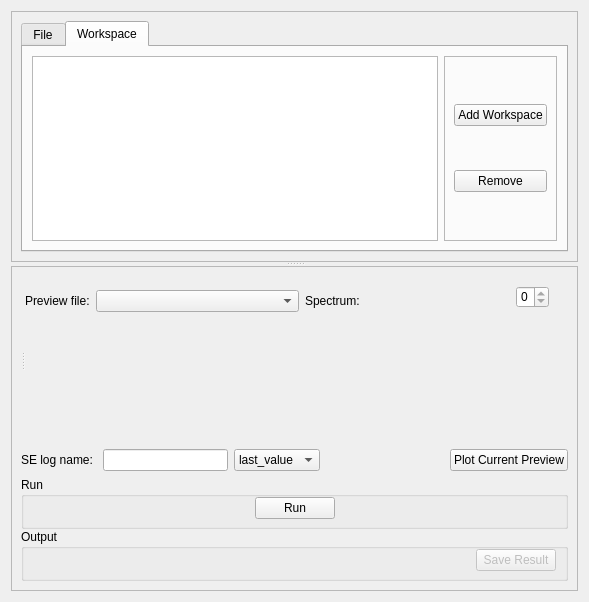
<?xml version="1.0" encoding="UTF-8"?>
<ui version="4.0">
 <class>IndirectDataManipulationElwinTab</class>
 <widget class="QWidget" name="IndirectDataManipulationElwinTab">
  <property name="geometry">
   <rect>
    <x>0</x>
    <y>0</y>
    <width>589</width>
    <height>602</height>
   </rect>
  </property>
  <property name="sizePolicy">
   <sizepolicy hsizetype="Preferred" vsizetype="Preferred">
    <horstretch>0</horstretch>
    <verstretch>0</verstretch>
   </sizepolicy>
  </property>
  <property name="windowTitle">
   <string>Form</string>
  </property>
  <layout class="QGridLayout" name="gridLayout_4">
   <item row="0" column="0">
    <widget class="QSplitter" name="splitter">
     <property name="orientation">
      <enum>Qt::Vertical</enum>
     </property>
     <widget class="QScrollArea" name="scrollArea">
      <property name="widgetResizable">
       <bool>true</bool>
      </property>
      <widget class="QWidget" name="scrollAreaWidgetContents_3">
       <property name="geometry">
        <rect>
         <x>0</x>
         <y>0</y>
         <width>587</width>
         <height>221</height>
        </rect>
       </property>
       <layout class="QGridLayout" name="gridLayout">
        <item row="0" column="0">
         <widget class="QTabWidget" name="inputChoice">
          <property name="currentIndex">
           <number>1</number>
          </property>
          <widget class="QWidget" name="file">
           <attribute name="title">
            <string>File</string>
           </attribute>
           <layout class="QGridLayout" name="gridLayout_3" columnstretch="1,0">
            <item row="0" column="0">
             <widget class="MantidQt::API::FileFinderWidget" name="dsInputFiles" native="true">
              <property name="sizePolicy">
               <sizepolicy hsizetype="Expanding" vsizetype="Fixed">
                <horstretch>0</horstretch>
                <verstretch>41</verstretch>
               </sizepolicy>
              </property>
              <property name="findRunFiles" stdset="0">
               <bool>false</bool>
              </property>
              <property name="label" stdset="0">
               <string>Input File</string>
              </property>
              <property name="multipleFiles" stdset="0">
               <bool>true</bool>
              </property>
              <property name="fileExtensions" stdset="0">
               <stringlist>
                <string>_red.nxs</string>
                <string>_sqw.nxs</string>
               </stringlist>
              </property>
             </widget>
            </item>
            <item row="0" column="1">
             <widget class="QFrame" name="frame">
              <property name="sizePolicy">
               <sizepolicy hsizetype="Expanding" vsizetype="Expanding">
                <horstretch>0</horstretch>
                <verstretch>0</verstretch>
               </sizepolicy>
              </property>
              <layout class="QVBoxLayout" name="verticalLayout_2">
               <property name="spacing">
                <number>3</number>
               </property>
               <property name="leftMargin">
                <number>0</number>
               </property>
               <property name="topMargin">
                <number>0</number>
               </property>
               <property name="rightMargin">
                <number>0</number>
               </property>
               <property name="bottomMargin">
                <number>0</number>
               </property>
               <item>
                <widget class="QCheckBox" name="ckGroupInput">
                 <property name="text">
                  <string>Group Input</string>
                 </property>
                 <property name="checked">
                  <bool>true</bool>
                 </property>
                </widget>
               </item>
               <item>
                <widget class="QCheckBox" name="ckLoadHistory">
                 <property name="text">
                  <string>Load History</string>
                 </property>
                </widget>
               </item>
              </layout>
             </widget>
            </item>
           </layout>
          </widget>
          <widget class="QWidget" name="workspace">
           <attribute name="title">
            <string>Workspace</string>
           </attribute>
           <layout class="QGridLayout" name="gridLayout_2" columnstretch="1,0">
            <item row="0" column="0">
             <widget class="QTableWidget" name="tbElwinData">
              <property name="sizePolicy">
               <sizepolicy hsizetype="Expanding" vsizetype="Expanding">
                <horstretch>0</horstretch>
                <verstretch>0</verstretch>
               </sizepolicy>
              </property>
              <property name="minimumSize">
               <size>
                <width>400</width>
                <height>0</height>
               </size>
              </property>
             </widget>
            </item>
            <item row="0" column="1">
             <widget class="QFrame" name="frame_2">
              <property name="sizePolicy">
               <sizepolicy hsizetype="Expanding" vsizetype="Expanding">
                <horstretch>0</horstretch>
                <verstretch>0</verstretch>
               </sizepolicy>
              </property>
              <property name="frameShape">
               <enum>QFrame::StyledPanel</enum>
              </property>
              <property name="frameShadow">
               <enum>QFrame::Raised</enum>
              </property>
              <layout class="QVBoxLayout" name="verticalLayout_4">
               <item>
                <widget class="QPushButton" name="wkspAdd">
                 <property name="text">
                  <string>Add Workspace</string>
                 </property>
                </widget>
               </item>
               <item>
                <widget class="QPushButton" name="wkspRemove">
                 <property name="text">
                  <string>Remove</string>
                 </property>
                </widget>
               </item>
              </layout>
             </widget>
            </item>
           </layout>
          </widget>
         </widget>
        </item>
       </layout>
      </widget>
     </widget>
     <widget class="QScrollArea" name="scrollArea_2">
      <property name="minimumSize">
       <size>
        <width>0</width>
        <height>280</height>
       </size>
      </property>
      <property name="widgetResizable">
       <bool>true</bool>
      </property>
      <widget class="QWidget" name="scrollAreaWidgetContents">
       <property name="geometry">
        <rect>
         <x>0</x>
         <y>0</y>
         <width>569</width>
         <height>333</height>
        </rect>
       </property>
       <property name="minimumSize">
        <size>
         <width>0</width>
         <height>280</height>
        </size>
       </property>
       <layout class="QVBoxLayout" name="verticalLayout_3">
        <item>
         <widget class="QSplitter" name="splitter_2">
          <property name="orientation">
           <enum>Qt::Horizontal</enum>
          </property>
          <widget class="QWidget" name="layoutWidget">
           <layout class="QVBoxLayout" name="properties"/>
          </widget>
          <widget class="QWidget" name="layoutWidget">
           <layout class="QVBoxLayout" name="loPlotAndOptions" stretch="0,1">
            <item>
             <layout class="QHBoxLayout" name="loPreviewSelection">
              <item>
               <widget class="QLabel" name="lbPreviewFile">
                <property name="text">
                 <string>Preview file:</string>
                </property>
               </widget>
              </item>
              <item>
               <widget class="QComboBox" name="cbPreviewFile">
                <property name="sizePolicy">
                 <sizepolicy hsizetype="Expanding" vsizetype="Fixed">
                  <horstretch>0</horstretch>
                  <verstretch>0</verstretch>
                 </sizepolicy>
                </property>
               </widget>
              </item>
              <item>
               <widget class="QLabel" name="lbPreviewSpec">
                <property name="text">
                 <string>Spectrum:</string>
                </property>
               </widget>
              </item>
              <item>
               <widget class="QStackedWidget" name="elwinPreviewSpec">
                <property name="sizePolicy">
                 <sizepolicy hsizetype="Preferred" vsizetype="Preferred">
                  <horstretch>0</horstretch>
                  <verstretch>0</verstretch>
                 </sizepolicy>
                </property>
                <property name="minimumSize">
                 <size>
                  <width>0</width>
                  <height>50</height>
                 </size>
                </property>
                <property name="lineWidth">
                 <number>-1</number>
                </property>
                <widget class="QWidget" name="pgPlotSpinBox">
                 <widget class="QSpinBox" name="spPlotSpectrum">
                  <property name="geometry">
                   <rect>
                    <x>150</x>
                    <y>10</y>
                    <width>33</width>
                    <height>22</height>
                   </rect>
                  </property>
                  <property name="sizePolicy">
                   <sizepolicy hsizetype="Fixed" vsizetype="Expanding">
                    <horstretch>0</horstretch>
                    <verstretch>0</verstretch>
                   </sizepolicy>
                  </property>
                  <property name="maximum">
                   <number>0</number>
                  </property>
                 </widget>
                </widget>
                <widget class="QWidget" name="pgPlotCombo">
                 <widget class="QComboBox" name="cbPlotSpectrum">
                  <property name="geometry">
                   <rect>
                    <x>170</x>
                    <y>10</y>
                    <width>73</width>
                    <height>22</height>
                   </rect>
                  </property>
                  <property name="sizePolicy">
                   <sizepolicy hsizetype="Fixed" vsizetype="Expanding">
                    <horstretch>0</horstretch>
                    <verstretch>0</verstretch>
                   </sizepolicy>
                  </property>
                 </widget>
                </widget>
               </widget>
              </item>
             </layout>
            </item>
            <item>
             <widget class="MantidQt::MantidWidgets::PreviewPlot" name="ppPlot" native="true">
              <property name="sizePolicy">
               <sizepolicy hsizetype="Preferred" vsizetype="MinimumExpanding">
                <horstretch>0</horstretch>
                <verstretch>1</verstretch>
               </sizepolicy>
              </property>
              <property name="minimumSize">
               <size>
                <width>0</width>
                <height>125</height>
               </size>
              </property>
              <property name="canvasColour" stdset="0">
               <color>
                <red>255</red>
                <green>255</green>
                <blue>255</blue>
               </color>
              </property>
             </widget>
            </item>
           </layout>
          </widget>
         </widget>
        </item>
        <item>
         <layout class="QHBoxLayout" name="loSampleLog">
          <item>
           <widget class="QLabel" name="label_2">
            <property name="text">
             <string>SE log name: </string>
            </property>
           </widget>
          </item>
          <item>
           <widget class="QLineEdit" name="leLogName">
            <property name="text">
             <string/>
            </property>
           </widget>
          </item>
          <item>
           <widget class="QComboBox" name="leLogValue">
            <item>
             <property name="text">
              <string>last_value</string>
             </property>
            </item>
            <item>
             <property name="text">
              <string>average</string>
             </property>
            </item>
           </widget>
          </item>
          <item>
           <spacer name="horizontalSpacer_2">
            <property name="orientation">
             <enum>Qt::Horizontal</enum>
            </property>
            <property name="sizeHint" stdset="0">
             <size>
              <width>40</width>
              <height>20</height>
             </size>
            </property>
           </spacer>
          </item>
          <item>
           <widget class="QPushButton" name="pbPlotPreview">
            <property name="text">
             <string>Plot Current Preview</string>
            </property>
           </widget>
          </item>
         </layout>
        </item>
        <item>
         <widget class="QFrame" name="fResults">
          <layout class="QVBoxLayout" name="verticalLayout">
           <property name="spacing">
            <number>0</number>
           </property>
           <property name="leftMargin">
            <number>0</number>
           </property>
           <property name="topMargin">
            <number>0</number>
           </property>
           <property name="rightMargin">
            <number>0</number>
           </property>
           <property name="bottomMargin">
            <number>0</number>
           </property>
           <item>
            <widget class="QGroupBox" name="gbRun">
             <property name="title">
              <string>Run</string>
             </property>
             <layout class="QHBoxLayout" name="horizontalLayout">
              <property name="topMargin">
               <number>0</number>
              </property>
              <property name="bottomMargin">
               <number>7</number>
              </property>
              <item>
               <spacer name="horizontalSpacer">
                <property name="orientation">
                 <enum>Qt::Horizontal</enum>
                </property>
                <property name="sizeHint" stdset="0">
                 <size>
                  <width>40</width>
                  <height>20</height>
                 </size>
                </property>
               </spacer>
              </item>
              <item>
               <widget class="QPushButton" name="pbRun">
                <property name="text">
                 <string>Run</string>
                </property>
               </widget>
              </item>
              <item>
               <spacer name="horizontalSpacer_3">
                <property name="orientation">
                 <enum>Qt::Horizontal</enum>
                </property>
                <property name="sizeHint" stdset="0">
                 <size>
                  <width>40</width>
                  <height>20</height>
                 </size>
                </property>
               </spacer>
              </item>
             </layout>
            </widget>
           </item>
           <item>
            <widget class="QGroupBox" name="gbOutput">
             <property name="title">
              <string>Output</string>
             </property>
             <layout class="QHBoxLayout" name="horizontalLayout_5">
              <property name="topMargin">
               <number>0</number>
              </property>
              <property name="bottomMargin">
               <number>7</number>
              </property>
              <item>
               <widget class="MantidQt::CustomInterfaces::IndirectPlotOptionsView" name="ipoPlotOptions" native="true"/>
              </item>
              <item>
               <spacer name="horizontalSpacer_1">
                <property name="orientation">
                 <enum>Qt::Horizontal</enum>
                </property>
                <property name="sizeHint" stdset="0">
                 <size>
                  <width>40</width>
                  <height>20</height>
                 </size>
                </property>
               </spacer>
              </item>
              <item>
               <widget class="QPushButton" name="pbSave">
                <property name="enabled">
                 <bool>false</bool>
                </property>
                <property name="text">
                 <string>Save Result</string>
                </property>
               </widget>
              </item>
             </layout>
            </widget>
           </item>
          </layout>
         </widget>
        </item>
       </layout>
      </widget>
     </widget>
    </widget>
   </item>
  </layout>
 </widget>
 <customwidgets>
  <customwidget>
   <class>MantidQt::CustomInterfaces::IndirectPlotOptionsView</class>
   <extends>QWidget</extends>
   <header>IndirectPlotOptionsView.h</header>
   <container>1</container>
  </customwidget>
  <customwidget>
   <class>MantidQt::MantidWidgets::PreviewPlot</class>
   <extends>QWidget</extends>
   <header>MantidQtWidgets/Plotting/PreviewPlot.h</header>
   <container>1</container>
  </customwidget>
  <customwidget>
   <class>MantidQt::API::FileFinderWidget</class>
   <extends>QWidget</extends>
   <header>MantidQtWidgets/Common/FileFinderWidget.h</header>
  </customwidget>
 </customwidgets>
 <resources/>
 <connections/>
</ui>
